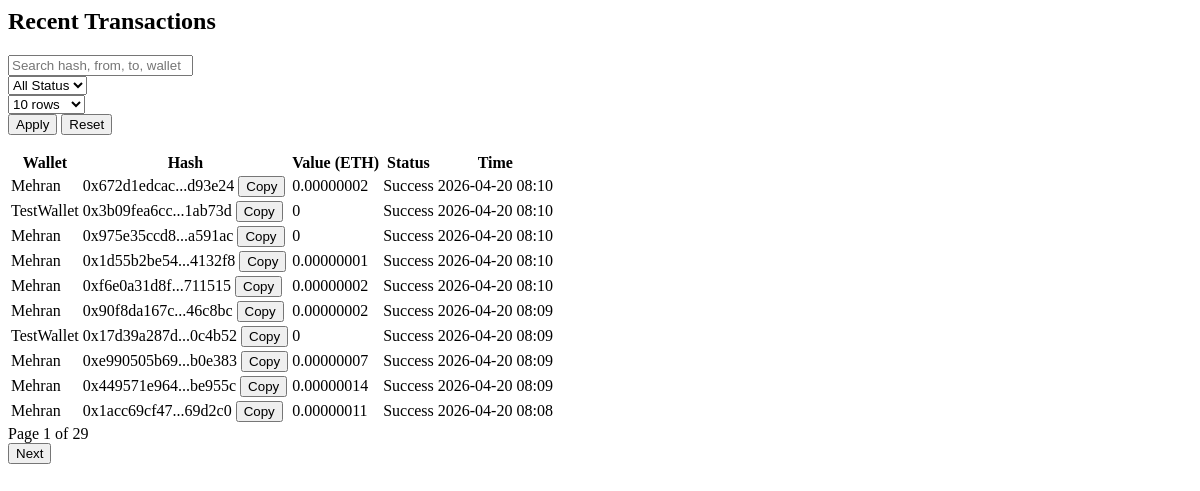
Page /partials/dashboard-transactions/ on the earlier database version.
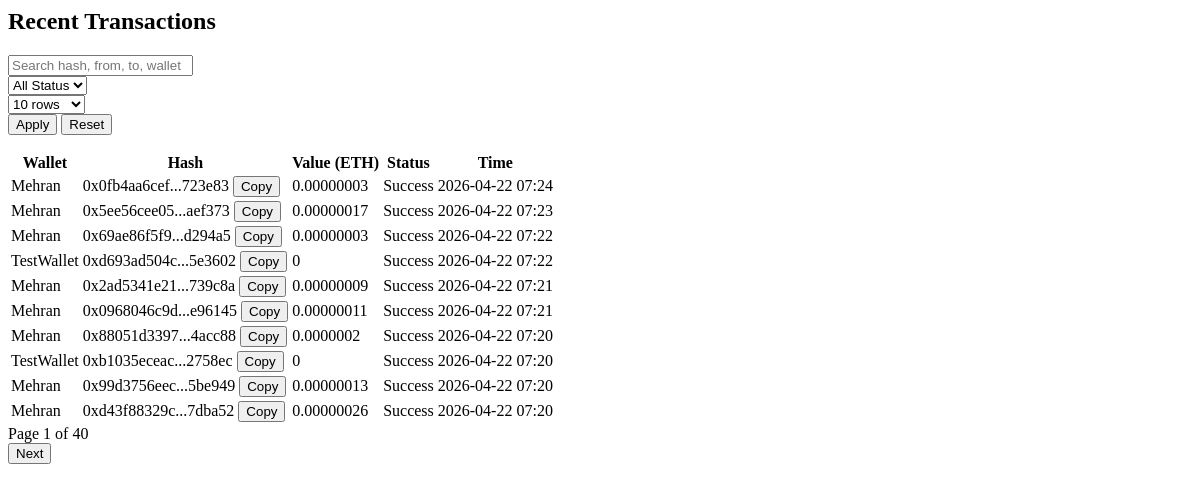
Same page on the later database version.
### wallets/models.py (models this page shows, shortened)
class TransactionSnapshot(models.Model):
    wallet = models.ForeignKey(
        Wallet,
        on_delete=models.CASCADE,
        related_name="transaction_snapshots"
    )
    tx_hash = models.CharField(max_length=66, unique=True)
    from_address = models.CharField(max_length=42)
    to_address = models.CharField(max_length=42, null=True, blank=True)
    value_wei = models.CharField(max_length=100)
    value_eth = models.DecimalField(max_digits=30, decimal_places=18)
    block_number = models.BigIntegerField()
    tx_timestamp = models.DateTimeField()
    is_error = models.BooleanField(default=False)
    fetched_at = models.DateTimeField()

class Wallet(models.Model):
    address = models.CharField(max_length=42, unique=True)
    label = models.CharField(max_length=100, blank=True)
    network = models.CharField(max_length=50, default="Ethereum Mainnet")
    assigned_admin = models.ForeignKey(
        settings.AUTH_USER_MODEL,
        on_delete=models.SET_NULL,
        null=True,
        blank=True,
        related_name="managed_wallets",
    )
    is_active = models.BooleanField(default=True)
    created_at = models.DateTimeField(auto_now_add=True)
    last_synced_at = models.DateTimeField(null=True, blank=True)

### wallets/views.py (the view)
# urls.py: path("partials/dashboard-transactions/", dashboard_transactions_partial, name="dashboard_transactions_partial"),
def dashboard_transactions_partial(request):
    _, dashboard_tx_page, dtx_per_page = get_dashboard_transactions_page(request)
    context = {
        "dashboard_recent_transactions": dashboard_tx_page,
        "dtx_per_page": dtx_per_page,
        "dtx_q": request.GET.get("dtx_q", "").strip(),
        "dtx_status": request.GET.get("dtx_status", "").strip(),
    }
    return render(request, "wallets/partials/dashboard_transactions_table.html", context)

### wallets/templatetags/wallet_extras.py (called while the page is built)
@register.filter
def format_crypto(value, decimals=4):
    if value is None:
        return "-"
    try:
        number = Decimal(value)
    except (InvalidOperation, TypeError, ValueError):
        return value
    if number == 0:
        return "0"
    decimals = int(decimals)
    formatted = f"{number:.{decimals}f}"
    if "." in formatted:
        formatted = formatted.rstrip("0").rstrip(".")
    return formatted

### wallets/views.py (called while the page is built, shortened)
def get_per_page(request, key, default=10):
    raw = request.GET.get(key, str(default))
    return int(raw) if raw in ALLOWED_PAGE_SIZES else default

def get_dashboard_transactions_queryset(request):
    tx_q = request.GET.get("dtx_q", "").strip()
    tx_status = request.GET.get("dtx_status", "").strip()
    transactions = (
        TransactionSnapshot.objects
        .select_related("wallet", "wallet__assigned_admin")
        .order_by("-tx_timestamp")
    )
    if tx_status == "success":
        transactions = transactions.filter(is_error=False)
    elif tx_status == "error":
        transactions = transactions.filter(is_error=True)
    return transactions

### wallets/templates/wallets/partials/dashboard_transactions_table.html (shortened to what this page needs)
{% load wallet_extras %}
<div class="d-flex justify-content-between align-items-center mb-3">
    <h2 class="section-title mb-0">Recent Transactions</h2>
</div>
<form id="dashboard-transactions-form" class="row g-2 filter-grid mb-3">
    <div class="col-12 col-md-6">
        <input type="text" class="form-control" name="dtx_q" value="{{ dtx_q }}" placeholder="Search hash, from, to, wallet">
    </div>
    <div class="col-6 col-md-3">
        <select class="form-select" name="dtx_status">
            <option value="" {% if dtx_status == "" %}selected{% endif %}>All Status</option>
        </select>
    </div>
    <div class="col-6 col-md-3">
        <select class="form-select" name="dtx_per_page">
            <option value="10" {% if dtx_per_page == 10 %}selected{% endif %}>10 rows</option>
        </select>
    </div>
    <div class="col-12 d-grid d-md-flex gap-2">
        <button type="submit" class="btn btn-dark">Apply</button>
        <button type="button" id="dtx-reset-btn" class="btn btn-outline-secondary">Reset</button>
    </div>
</form>
<div class="table-wrap">
    <table class="table table-hover table-sm align-middle mb-0">
        <thead class="table-light">
            <tr>
                <th>Wallet</th>
                <th>Hash</th>
                <th>Value (ETH)</th>
                <th>Status</th>
                <th>Time</th>
            </tr>
        </thead>
        <tbody>
            {% for tx in dashboard_recent_transactions %}
            <tr>
                <td class="nowrap">{{ tx.wallet.label|default:tx.wallet.address }}</td>
                <td class="nowrap">
                    <span class="inline-copy mono">
                        {{ tx.tx_hash|slice:":12" }}...{{ tx.tx_hash|slice:"-6:" }}
                        <button type="button" class="copy-btn" data-copy="{{ tx.tx_hash }}">Copy</button>
                    </span>
                </td>
                <td class="mono">{{ tx.value_eth|format_crypto:8 }}</td>
                <td>
                    {% if tx.is_error %}
                        <span class="badge text-bg-danger">Error</span>
                    {% else %}
                        <span class="badge text-bg-success">Success</span>
                    {% endif %}
                </td>
                <td class="nowrap">{{ tx.tx_timestamp|date:"Y-m-d H:i" }}</td>
            </tr>
            {% empty %}
            <tr>
                <td colspan="5" class="text-center text-muted py-4">No transactions found.</td>
            </tr>
            {% endfor %}
        </tbody>
    </table>
</div>
{% if dashboard_recent_transactions.paginator.num_pages > 1 %}
<div class="d-flex justify-content-between align-items-center mt-3 pt-3 border-top">
    <div class="text-muted">
        Page {{ dashboard_recent_transactions.number }} of {{ dashboard_recent_transactions.paginator.num_pages }}
    </div>
    <div class="d-flex gap-2">
        {% if dashboard_recent_transactions.has_next %}
            <button type="button" class="btn btn-sm btn-outline-secondary dtx-page-btn" data-page="{{ dashboard_recent_transactions.next_page_number }}">
                Next
            </button>
        {% endif %}
    </div>
</div>
{% endif %}

Differences in the rows shown:
no longer on this page (row edited): TransactionSnapshot: wallet.label "Mehran", tx_hash "0x672d1edcac", tx_hash "d93e24", value_eth "0.00000002", is_error "Success", tx_timestamp "2026-04-20 08:10"
no longer on this page (row edited): TransactionSnapshot: wallet.label "TestWallet", tx_hash "0x3b09fea6cc", tx_hash "1ab73d", value_eth "0", is_error "Success", tx_timestamp "2026-04-20 08:10"
no longer on this page (row edited): TransactionSnapshot: wallet.label "Mehran", tx_hash "0x975e35ccd8", tx_hash "a591ac", value_eth "0", is_error "Success", tx_timestamp "2026-04-20 08:10"
no longer on this page (row edited): TransactionSnapshot: wallet.label "Mehran", tx_hash "0x1d55b2be54", tx_hash "4132f8", value_eth "0.00000001", is_error "Success", tx_timestamp "2026-04-20 08:10"
no longer on this page (row edited): TransactionSnapshot: wallet.label "Mehran", tx_hash "0xf6e0a31d8f", tx_hash "711515", value_eth "0.00000002", is_error "Success", tx_timestamp "2026-04-20 08:10"
no longer on this page (row edited): TransactionSnapshot: wallet.label "Mehran", tx_hash "0x90f8da167c", tx_hash "46c8bc", value_eth "0.00000002", is_error "Success", tx_timestamp "2026-04-20 08:09"
no longer on this page (row edited): TransactionSnapshot: wallet.label "TestWallet", tx_hash "0x17d39a287d", tx_hash "0c4b52", value_eth "0", is_error "Success", tx_timestamp "2026-04-20 08:09"
no longer on this page (row edited): TransactionSnapshot: wallet.label "Mehran", tx_hash "0xe990505b69", tx_hash "b0e383", value_eth "0.00000007", is_error "Success", tx_timestamp "2026-04-20 08:09"
no longer on this page (row edited): TransactionSnapshot: wallet.label "Mehran", tx_hash "0x449571e964", tx_hash "be955c", value_eth "0.00000014", is_error "Success", tx_timestamp "2026-04-20 08:09"
no longer on this page (row edited): TransactionSnapshot: wallet.label "Mehran", tx_hash "0x1acc69cf47", tx_hash "69d2c0", value_eth "0.00000011", is_error "Success", tx_timestamp "2026-04-20 08:08"
added TransactionSnapshot: wallet.label "Mehran", tx_hash "0x0fb4aa6cef", tx_hash "723e83", value_eth "0.00000003", is_error "Success", tx_timestamp "2026-04-22 07:24"
added TransactionSnapshot: wallet.label "Mehran", tx_hash "0x5ee56cee05", tx_hash "aef373", value_eth "0.00000017", is_error "Success", tx_timestamp "2026-04-22 07:23"
added TransactionSnapshot: wallet.label "Mehran", tx_hash "0x69ae86f5f9", tx_hash "d294a5", value_eth "0.00000003", is_error "Success", tx_timestamp "2026-04-22 07:22"
added TransactionSnapshot: wallet.label "TestWallet", tx_hash "0xd693ad504c", tx_hash "5e3602", value_eth "0", is_error "Success", tx_timestamp "2026-04-22 07:22"
added TransactionSnapshot: wallet.label "Mehran", tx_hash "0x2ad5341e21", tx_hash "739c8a", value_eth "0.00000009", is_error "Success", tx_timestamp "2026-04-22 07:21"
added TransactionSnapshot: wallet.label "Mehran", tx_hash "0x0968046c9d", tx_hash "e96145", value_eth "0.00000011", is_error "Success", tx_timestamp "2026-04-22 07:21"
added TransactionSnapshot: wallet.label "Mehran", tx_hash "0x88051d3397", tx_hash "4acc88", value_eth "0.0000002", is_error "Success", tx_timestamp "2026-04-22 07:20"
added TransactionSnapshot: wallet.label "TestWallet", tx_hash "0xb1035eceac", tx_hash "2758ec", value_eth "0", is_error "Success", tx_timestamp "2026-04-22 07:20"
added TransactionSnapshot: wallet.label "Mehran", tx_hash "0x99d3756eec", tx_hash "5be949", value_eth "0.00000013", is_error "Success", tx_timestamp "2026-04-22 07:20"
added TransactionSnapshot: wallet.label "Mehran", tx_hash "0xd43f88329c", tx_hash "7dba52", value_eth "0.00000026", is_error "Success", tx_timestamp "2026-04-22 07:20"
Other differences:
{{ dashboard_recent_transactions.paginator.num_pages }}: "29" → "40"
